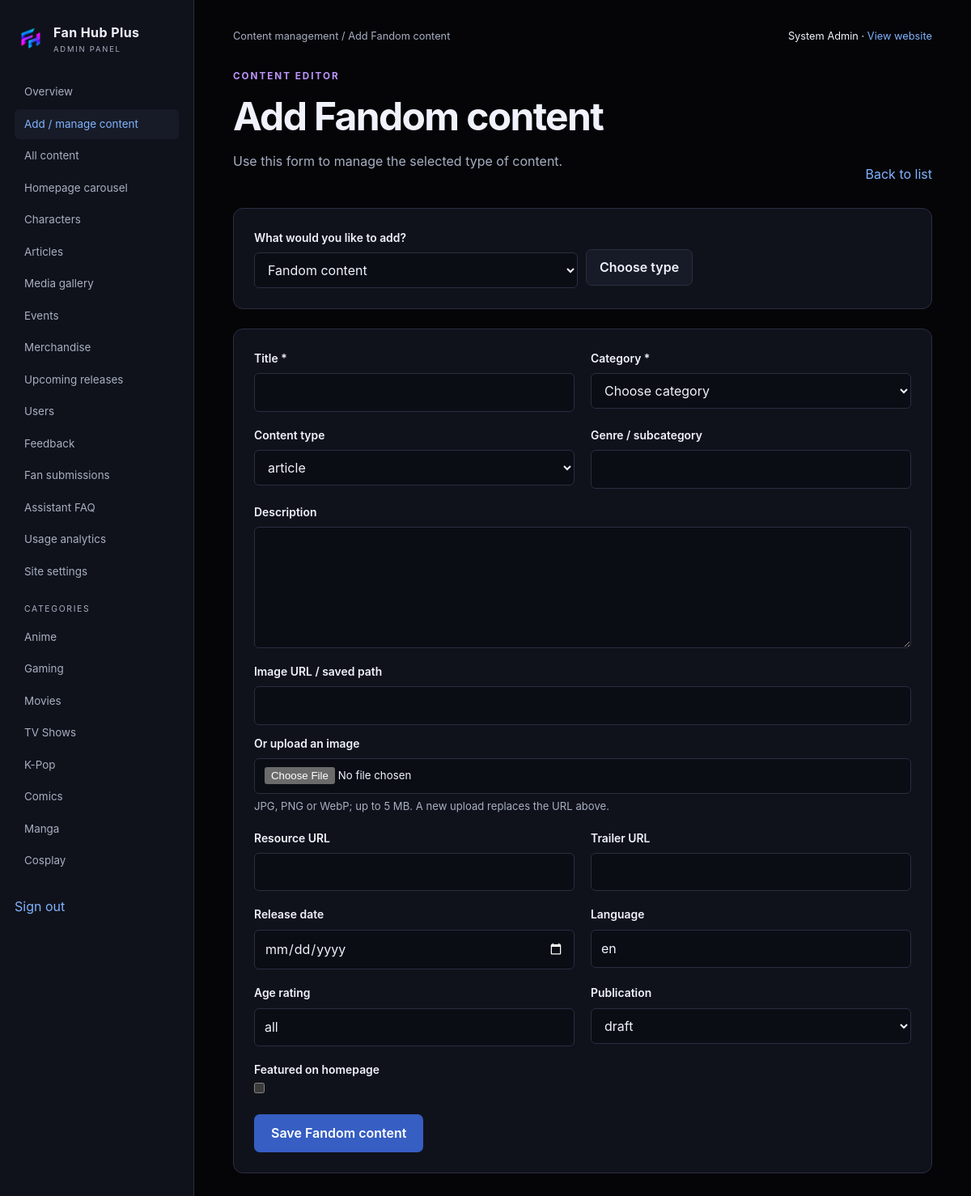
Page /Admin/add-content.php (signed in) on the committed database.
### tables this page shows
CREATE TABLE `categories` (
  `category_id` int(10) UNSIGNED NOT NULL,
  `name` varchar(80) NOT NULL,
  `slug` varchar(80) NOT NULL,
  `description` text DEFAULT NULL,
  `image_url` varchar(500) DEFAULT NULL,
  `sort_order` int(11) NOT NULL DEFAULT 0,
  `is_active` tinyint(1) NOT NULL DEFAULT 1
);

CREATE TABLE `users` (
  `user_id` int(10) UNSIGNED NOT NULL,
  `name` varchar(120) NOT NULL,
  `email` varchar(190) NOT NULL,
  `password_hash` varchar(255) NOT NULL,
  `role` enum('user','editor','admin') NOT NULL DEFAULT 'user',
  `avatar_url` varchar(500) DEFAULT NULL,
  `bio` text DEFAULT NULL,
  `status` enum('active','suspended','pending') NOT NULL DEFAULT 'active',
  `created_at` timestamp NOT NULL DEFAULT current_timestamp(),
  `updated_at` timestamp NOT NULL DEFAULT current_timestamp() ON UPDATE current_timestamp(),
  `last_login` datetime DEFAULT NULL,
  `session_version` int(10) UNSIGNED NOT NULL DEFAULT 1
);

### Admin/add-content.php (called while the page is built)
<?php
require __DIR__ . '/../includes/admin_editor.php';

### config/config.php (called while the page is built, shortened)
<?php
function base_url(string $path = ''): string {
    return BASE_URL . '/' . ltrim($path, '/');
}

### includes/functions.php (called while the page is built, shortened)
<?php
require_once __DIR__ . '/auth.php';
function e(mixed $value): string { return htmlspecialchars((string)($value ?? ''), ENT_QUOTES | ENT_SUBSTITUTE, 'UTF-8'); }
function input(string $key, string $default = '', ?array $source = null): string {
    $value = ($source ?? $_POST)[$key] ?? $default;
    return is_scalar($value) ? trim((string)$value) : $default;
}
function get(string $key, string $default = ''): string { return input($key, $default, $_GET); }
function categories(): array { return db_all('SELECT * FROM categories WHERE is_active=1 ORDER BY sort_order,name'); }
function category_url(string $slug): string {
    $map = ['tv-shows'=>'tvshows','k-pop'=>'kpop'];
    return base_url(($map[$slug] ?? $slug) . '.php');
}

### includes/db.php (called while the page is built, shortened)
<?php
require_once __DIR__ . '/../config/config.php';
function db_query(string $sql, array $params = []): mysqli_stmt {
    $statement = $GLOBALS['conn']->prepare($sql);
    if ($params) {
        $types = '';
        foreach ($params as $value) $types .= is_int($value) ? 'i' : (is_float($value) ? 'd' : 's');
        $statement->bind_param($types, ...$params);
    }
    $statement->execute();
    return $statement;
}
function db_all(string $sql, array $params = []): array {
    return db_query($sql, $params)->get_result()->fetch_all(MYSQLI_ASSOC);
}
function db_one(string $sql, array $params = []): ?array {
    return db_query($sql, $params)->get_result()->fetch_assoc();
}

### includes/admin_modules.php (called while the page is built, shortened)
<?php
function admin_modules(): array {
    $category=['label'=>'Category','type'=>'category','required'=>true];
    $description=['label'=>'Description','type'=>'textarea','max'=>20000];
    $title=['label'=>'Title','required'=>true,'max'=>255];
    $image=['label'=>'Image URL / saved path','type'=>'image','max'=>700];
    $url=['label'=>'Resource URL','type'=>'url','max'=>700];
    $status=['label'=>'Publication','type'=>'select','options'=>['draft','published'],'default'=>'draft'];
}

### includes/auth.php (called while the page is built, shortened)
<?php
require_once __DIR__ . '/db.php';
function current_user(): ?array {
    $user = db_one("SELECT * FROM users WHERE user_id=? AND status='active'", [(int)$_SESSION['user_id']]);
    $expired = time() - ($_SESSION['last_seen'] ?? 0) > 7200;
    return $user;
}

### includes/admin_editor.php (the view, shortened to what this page needs)
<?php
require_once __DIR__.'/functions.php';require_admin();require_once __DIR__.'/admin_modules.php';
$modules=admin_modules();$key=get('kind','content');if(!isset($modules[$key])) not_found();
$module=$modules[$key];$table=$module['table'];$pk=$module['id'];$id=(int)get('id');$errors=[];
$record=$id?db_one("SELECT * FROM $table WHERE $pk=?",[$id]):null;if($id && !$record) not_found();
$values=[];foreach($module['fields'] as $name=>$field) $values[$name]=$record[$name]??$field['default']??'';
$page_title=($record?'Edit ':'Add ').$module['title'];require __DIR__.'/admin_header.php';
?>
<div class="page-heading"><div><p class="eyebrow">CONTENT EDITOR</p><h1><?=e($page_title)?></h1><p>Use this form to manage the selected type of content.</p></div><a href="<?=e(base_url('Admin/'.$key.'.php'))?>">Back to list</a></div>
<?php if(!$record):?><form method="get" class="panel"><label for="kind">What would you like to add?</label><div class="actions"><select id="kind" name="kind" style="max-width:400px"><?php foreach($modules as $k=>$m):?><option value="<?=$k?>" <?=$key===$k?'selected':''?>><?=e($m['title'])?></option><?php endforeach;?></select><button class="button secondary">Choose type</button></div></form><?php endif;?>
<form method="post" enctype="multipart/form-data" class="panel"><?=csrf_field()?><div class="form-grid">
<?php foreach($module['fields'] as $name=>$field):$type=$field['type']??'text';$value=$values[$name];$required=($field['required']??false)?'required':'';?>
<div class="field <?=in_array($type,['textarea','rich','image'])?'full':''?>"><label for="<?=e($name)?>"><?=e($field['label'])?><?= $required?' *':''?></label>
<?php if(in_array($type,['textarea','rich'],true)):?><textarea id="<?=$name?>" name="<?=$name?>" <?=$required?> maxlength="<?=$field['max']??20000?>" rows="<?=$type==='rich'?12:5?>"></textarea>
<?php elseif($type==='select'):?><select id="<?=$name?>" name="<?=$name?>"><?php foreach($field['options'] as $option):?><option <?=$value===$option?'selected':''?>><?=e($option)?></option><?php endforeach;?></select>
<?php elseif($type==='category'):?><select id="<?=$name?>" name="<?=$name?>" required><option value="">Choose category</option></select>
<?php elseif($type==='checkbox'):?><input id="<?=$name?>" name="<?=$name?>" type="checkbox" value="1" <?=$value?'checked':''?>>
<?php elseif($type==='image'):?><input id="<?=$name?>" name="<?=$name?>" value="<?=e($value)?>" maxlength="700"><label for="<?=$name?>_file" style="margin-top:12px">Or upload an image</label><input type="file" id="<?=$name?>_file" name="<?=$name?>_file" accept="image/jpeg,image/png,image/webp"><small>JPG, PNG or WebP; up to 5 MB. A new upload replaces the URL above.</small><?php if($value):?><img src="<?=e(image_url($value))?>" alt="Current image" style="width:130px;height:95px;object-fit:cover;margin-top:10px"><?php endif;?>
<?php else:?><input id="<?=$name?>" name="<?=$name?>" type="<?=in_array($type,['number','decimal'],true)?'number':(in_array($type,['date','time'],true)?$type:'text')?>" value="<?=e($value)?>" <?=$required?> <?=isset($field['max'])?'maxlength="'.$field['max'].'"':''?> <?=$type==='decimal'?'step="any"':''?> <?=(isset($field['min_value'])?'min="'.$field['min_value'].'"':'')?> <?=(isset($field['max_value'])?'max="'.$field['max_value'].'"':'')?>><?php endif;?></div>
<?php endforeach;?>
</div><button class="button">Save <?=e($module['title'])?></button></form><?php require __DIR__.'/admin_footer.php';?>

### includes/admin_header.php
<?php
require_once __DIR__.'/functions.php';require_admin();$admin=current_user();
?>
<!doctype html><html lang="en"><head><meta charset="utf-8"><meta name="viewport" content="width=device-width,initial-scale=1"><title><?=e($page_title??'Admin')?> | Fan Hub Plus</title><link rel="stylesheet" href="<?=e(base_url('assets/app.css'))?>"><script src="<?=e(base_url('assets/app.js'))?>" defer></script></head><body><a class="skip-link" href="#main">Skip to content</a><div class="admin-shell"><aside class="admin-sidebar"><a class="site-brand" href="<?=e(base_url('Admin/dashboard.php'))?>"><img src="<?=e(base_url('assets/images/logo.png'))?>" alt=""><span><strong>Fan Hub Plus</strong><small>ADMIN PANEL</small></span></a><nav aria-label="Administration"><?php foreach(['dashboard.php'=>'Overview','add-content.php'=>'Add / manage content','content.php'=>'All content','carousel.php'=>'Homepage carousel','characters.php'=>'Characters','articles.php'=>'Articles','media.php'=>'Media gallery','events.php'=>'Events','merchandise.php'=>'Merchandise','upcoming.php'=>'Upcoming releases','users.php'=>'Users','feedback.php'=>'Feedback','submissions.php'=>'Fan submissions','chatbot.php'=>'Assistant FAQ','analytics.php'=>'Usage analytics','settings.php'=>'Site settings'] as $path=>$label):?><a href="<?=e(base_url('Admin/'.$path))?>" <?=basename($_SERVER['SCRIPT_NAME'])===$path?'aria-current="page"':''?>><?=e($label)?></a><?php endforeach;?><span class="group-label">CATEGORIES</span><?php foreach(categories() as $cat):?><a href="<?=e(base_url('Admin/'.basename(category_url($cat['slug']))))?>"><?=e($cat['name'])?></a><?php endforeach;?></nav><form action="<?=e(base_url('Admin/logout.php'))?>" method="post"><?=csrf_field()?><button class="text-button">Sign out</button></form></aside><main id="main" class="admin-main"><div class="admin-top"><p>Content management / <?=e($page_title??'Overview')?></p><div><span><?=e($admin['name'])?></span> · <a href="<?=e(base_url())?>">View website</a></div></div><?php foreach(get_flashes() as [$type,$message]):?><div class="notice <?=e($type)?>" role="status"><?=e($message)?></div><?php endforeach;?>

### assets/app.css (style rules this page uses)
:root { color-scheme: dark; --bg: #050508; --panel: #10121b; --panel2: #171b27; --line: #292e40; --text: #f0f2fc; --muted: #a7afc2; --blue: #80b3ff; --purple: #bd95fc; --input: #0a0d14; --danger: #ffaaaa; --success: #94deb0; --shadow: 0 12px 38px #0003; font: 16px/1.6 Inter, Segoe UI, Arial, sans-serif; }
* { box-sizing: border-box; }
body { margin: 0; min-height: 100vh; background: var(--bg); color: var(--text); font: inherit; }
a { color: var(--blue); text-decoration: none; }
button, input, textarea, select { font: inherit; }
button, a, input, select, textarea, summary { outline-offset: 4px; }
img { max-width: 100%; }
button, summary { cursor: pointer; }
h1, h2, h3, p { margin: 0 0 1rem; }
h1 { font-size: clamp(1.9rem, 4vw, 3rem); line-height: 1.15; letter-spacing: -0.035em; }
p, .muted { color: var(--muted); }
small { font-size: 0.82rem; }
.site-brand { display: flex; align-items: center; gap: 10px; color: var(--text); flex-shrink: 0; }
.site-brand img { width: 38px; height: 44px; object-fit: contain; }
.site-brand strong { display: block; font-size: 1rem; letter-spacing: 0.025em; }
.site-brand small { display: block; font-size: 0.59rem; letter-spacing: 0.19em; color: var(--muted); }
.page-heading { display: flex; justify-content: space-between; align-items: flex-end; gap: 20px; margin-bottom: 28px; }
.eyebrow { text-transform: uppercase; letter-spacing: 0.17em; font-size: 0.73rem; color: var(--purple); font-weight: 700; margin-bottom: 12px; }
.button, button.button { display: inline-flex; justify-content: center; align-items: center; gap: 8px; padding: 11px 20px; border: 1px solid transparent; border-radius: 7px; color: #fff; background: #365ec3; font-weight: 600; line-height: 1.45; text-decoration: none; cursor: pointer; box-shadow: none; }
.secondary, button.secondary, a.secondary { color: var(--text); background: var(--panel2); border: 1px solid var(--line); padding: 10px 16px; border-radius: 7px; }
.text-button { color: var(--blue); border: 0; background: none; padding: 0; }
.actions { display: flex; gap: 10px; align-items: center; flex-wrap: wrap; }
.panel { min-width: 0; overflow-wrap: anywhere; padding: 25px; border: 1px solid var(--line); background: var(--panel); border-radius: 12px; margin-bottom: 24px; }
label { display: block; font-size: 0.87rem; font-weight: 600; color: var(--text); }
input, textarea, select { display: block; width: 100%; margin: 7px 0 0; background: var(--input); border: 1px solid var(--line); border-radius: 6px; padding: 10px 12px; color: var(--text); min-width: 0; }
textarea { min-height: 145px; resize: vertical; }
input[type="checkbox"], input[type="radio"] { display: inline-block; width: auto; margin: 0 8px 0 0; accent-color: #527eee; }
input[type="file"] { font-size: 0.83rem; }
.field { margin: 0 0 18px; }
.field small { display: block; color: var(--muted); font-weight: 400; margin-top: 5px; }
.form-grid { display: grid; grid-template-columns: 1fr 1fr; gap: 0 20px; }
.form-grid .full { grid-column: 1/-1; }
.admin-shell { display: grid; grid-template-columns: 240px minmax(0, 1fr); min-height: 100vh; }
.admin-sidebar { background: var(--panel); border-right: 1px solid var(--line); padding: 26px 18px; }
.admin-sidebar nav { display: grid; gap: 2px; margin: 25px 0; }
.admin-sidebar nav a { padding: 8px 12px; border-radius: 6px; color: var(--muted); font-size: 0.84rem; }
.admin-sidebar nav a:hover, .admin-sidebar nav a[aria-current] { background: var(--panel2); color: var(--blue); text-decoration: none; }
.admin-sidebar .group-label { font-size: 0.65rem; color: var(--muted); letter-spacing: 0.16em; margin: 18px 12px 5px; }
.admin-main { padding: 35px clamp(20px, 4vw, 55px); min-width: 0; }
.admin-top { display: flex; justify-content: space-between; gap: 15px; margin-bottom: 30px; font-size: 0.8rem; }
.admin-top p { margin: 0; }

### rows in the picture
categories: name "Anime"
categories: name "Gaming"
categories: name "Movies"
categories: name "TV Shows"
categories: name "K-Pop"
categories: name "Comics"
categories: name "Manga"
categories: name "Cosplay"
users: name "System Admin"

### other values in the picture
$label "Overview"
$label "Add / manage content"
$label "All content"
$label "Homepage carousel"
$label "Characters"
$label "Articles"
$label "Media gallery"
$label "Events"
$label "Merchandise"
$label "Upcoming releases"
$label "Users"
$label "Feedback"
$label "Fan submissions"
$label "Assistant FAQ"
$label "Usage analytics"
